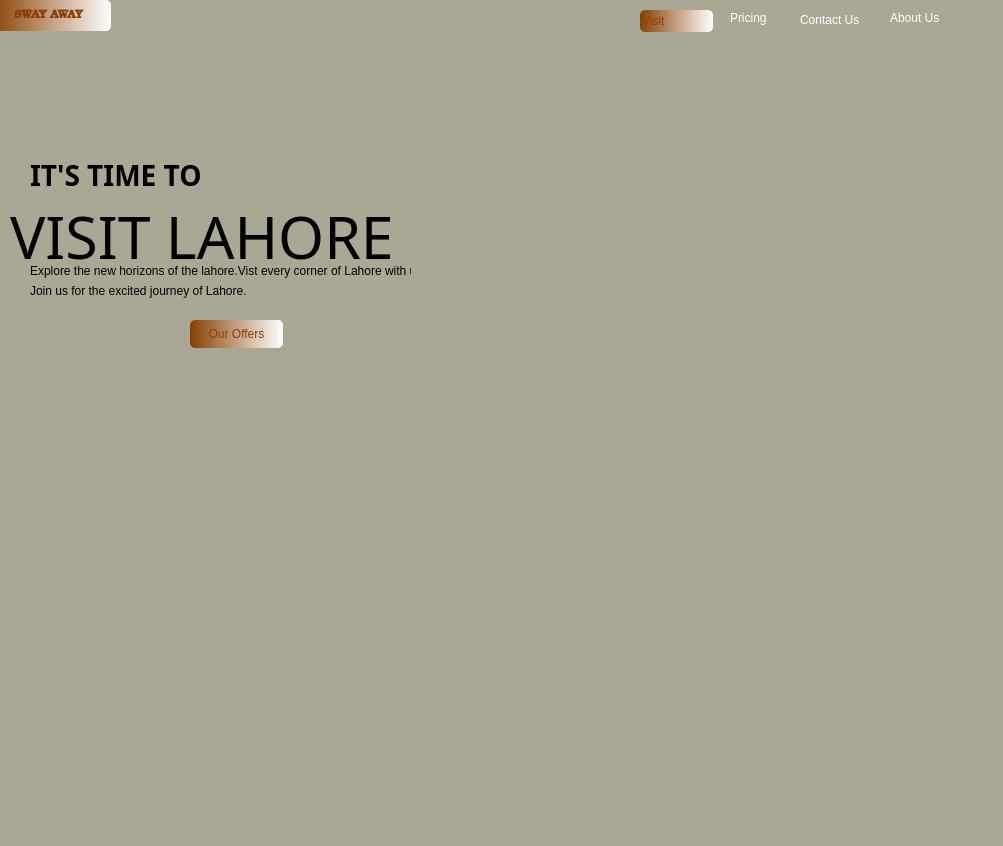
<?xml version="1.0" encoding="UTF-8"?>
<ui version="4.0">
 <class>Form</class>
 <widget class="QWidget" name="Form">
  <property name="geometry">
   <rect>
    <x>0</x>
    <y>0</y>
    <width>1003</width>
    <height>846</height>
   </rect>
  </property>
  <property name="windowTitle">
   <string>Form</string>
  </property>
  <widget class="QLabel" name="label">
   <property name="geometry">
    <rect>
     <x>0</x>
     <y>0</y>
     <width>1011</width>
     <height>861</height>
    </rect>
   </property>
   <property name="styleSheet">
    <string notr="true">background-color: rgb(170, 168, 149);
</string>
   </property>
   <property name="text">
    <string/>
   </property>
  </widget>
  <widget class="QLabel" name="label_2">
   <property name="geometry">
    <rect>
     <x>0</x>
     <y>0</y>
     <width>1011</width>
     <height>871</height>
    </rect>
   </property>
   <property name="font">
    <font>
     <pointsize>12</pointsize>
     <weight>75</weight>
     <italic>true</italic>
     <bold>true</bold>
    </font>
   </property>
   <property name="styleSheet">
    <string notr="true">background-image: url(:/images/download (8).jpg);</string>
   </property>
   <property name="text">
    <string/>
   </property>
  </widget>
  <widget class="QLabel" name="label_3">
   <property name="geometry">
    <rect>
     <x>740</x>
     <y>310</y>
     <width>231</width>
     <height>241</height>
    </rect>
   </property>
   <property name="styleSheet">
    <string notr="true">background-image: url(:/images/Badshahi-mosque.jpg);</string>
   </property>
   <property name="text">
    <string/>
   </property>
  </widget>
  <widget class="QLabel" name="label_4">
   <property name="geometry">
    <rect>
     <x>740</x>
     <y>60</y>
     <width>231</width>
     <height>241</height>
    </rect>
   </property>
   <property name="styleSheet">
    <string notr="true">
	background-image: url(:/images/#SHALIMAR  🍁 (garden of ❤️).jpg);
 
</string>
   </property>
   <property name="text">
    <string/>
   </property>
  </widget>
  <widget class="QLabel" name="label_5">
   <property name="geometry">
    <rect>
     <x>-40</x>
     <y>480</y>
     <width>371</width>
     <height>331</height>
    </rect>
   </property>
   <property name="text">
    <string>l</string>
   </property>
  </widget>
  <widget class="QPushButton" name="pushButton">
   <property name="geometry">
    <rect>
     <x>-10</x>
     <y>0</y>
     <width>121</width>
     <height>31</height>
    </rect>
   </property>
   <property name="font">
    <font>
     <family>Bookman Old Style</family>
     <pointsize>8</pointsize>
     <weight>75</weight>
     <italic>false</italic>
     <bold>true</bold>
    </font>
   </property>
   <property name="styleSheet">
    <string notr="true">QPushButton#pushButton{
 background-color: qlineargradient(spread:pad, x1:0, y1:0, x2:1, y2:0, stop:0 rgba(137, 63, 3, 255), stop:1 rgba(255, 255, 255, 255));
 color:rgba(137,63,3,255);
 border-radius:5px;
}
QPushButton#pushButton:hover{
 background-color: qlineargradient(spread:pad, x1:0, y1:0, x2:1, y2:0, stop:0 rgba(150, 63, 45, 255), stop:1 rgba(255, 255, 255, 255));
}
QPushButton#pushButton:pressed{
	padding-left:5px;
	padding-top:5px:
	background-color:rgba(140,120,111,255);
}</string>
   </property>
   <property name="text">
    <string>SWAY AWAY </string>
   </property>
  </widget>
  <widget class="QPushButton" name="pushButton_2">
   <property name="geometry">
    <rect>
     <x>190</x>
     <y>320</y>
     <width>93</width>
     <height>28</height>
    </rect>
   </property>
   <property name="styleSheet">
    <string notr="true">QPushButton#pushButton_2{
 background-color: qlineargradient(spread:pad, x1:0, y1:0, x2:1, y2:0, stop:0 rgba(137, 63, 3, 255), stop:1 rgba(255, 255, 255, 255));
 color:rgba(137,63,3,255);
 border-radius:5px;
}
QPushButton#pushButton_2:hover{
 background-color: qlineargradient(spread:pad, x1:0, y1:0, x2:1, y2:0, stop:0 rgba(150, 63, 45, 255), stop:1 rgba(255, 255, 255, 255));
}
QPushButton#pushButton_2:pressed{
	padding-left:5px;
	padding-top:5px:
	background-color:rgba(140,120,111,255);
}</string>
   </property>
   <property name="text">
    <string>Our Offers</string>
   </property>
  </widget>
  <widget class="QLabel" name="label_6">
   <property name="geometry">
    <rect>
     <x>30</x>
     <y>150</y>
     <width>381</width>
     <height>51</height>
    </rect>
   </property>
   <property name="font">
    <font>
     <family>Colonna MT</family>
     <pointsize>21</pointsize>
     <weight>75</weight>
     <bold>true</bold>
    </font>
   </property>
   <property name="text">
    <string>IT'S TIME TO  </string>
   </property>
  </widget>
  <widget class="QLabel" name="label_7">
   <property name="geometry">
    <rect>
     <x>10</x>
     <y>180</y>
     <width>531</width>
     <height>111</height>
    </rect>
   </property>
   <property name="font">
    <font>
     <family>Colonna MT</family>
     <pointsize>44</pointsize>
    </font>
   </property>
   <property name="text">
    <string>VISIT LAHORE</string>
   </property>
  </widget>
  <widget class="QLabel" name="label_8">
   <property name="geometry">
    <rect>
     <x>890</x>
     <y>10</y>
     <width>61</width>
     <height>16</height>
    </rect>
   </property>
   <property name="styleSheet">
    <string notr="true">color: rgb(255, 255, 255);</string>
   </property>
   <property name="text">
    <string>About Us</string>
   </property>
  </widget>
  <widget class="QLabel" name="label_9">
   <property name="geometry">
    <rect>
     <x>730</x>
     <y>10</y>
     <width>55</width>
     <height>16</height>
    </rect>
   </property>
   <property name="styleSheet">
    <string notr="true">color: rgb(255, 255, 255);</string>
   </property>
   <property name="text">
    <string>Pricing</string>
   </property>
  </widget>
  <widget class="QLabel" name="label_10">
   <property name="geometry">
    <rect>
     <x>800</x>
     <y>10</y>
     <width>71</width>
     <height>20</height>
    </rect>
   </property>
   <property name="styleSheet">
    <string notr="true">color: rgb(255, 255, 255);</string>
   </property>
   <property name="text">
    <string>Contact Us</string>
   </property>
  </widget>
  <widget class="QComboBox" name="comboBox">
   <property name="geometry">
    <rect>
     <x>640</x>
     <y>10</y>
     <width>73</width>
     <height>22</height>
    </rect>
   </property>
   <property name="font">
    <font>
     <pointsize>9</pointsize>
     <weight>50</weight>
     <bold>false</bold>
    </font>
   </property>
   <property name="styleSheet">
    <string notr="true">QComboBox#comboBox {
    background-color: qlineargradient(spread:pad, x1:0, y1:0, x2:1, y2:0, stop:0 rgba(137, 63, 3, 255), stop:1 rgba(255, 255, 255, 255));
    color: rgba(137, 63, 3, 255);
    border-radius: 5px;
    padding: 2px;
}

QComboBox#comboBox:hover {
    background-color: qlineargradient(spread:pad, x1:0, y1:0, x2:1, y2:0, stop:0 rgba(150, 63, 45, 255), stop:1 rgba(255, 255, 255, 255));
}

QComboBox#comboBox:pressed {
    padding-left: 5px;
    padding-top: 5px;
    background-color: rgba(140, 120, 111, 255);
}

/* Drop-down arrow styling */
QComboBox#comboBox::drop-down {
    border: none;
}

/* Drop-down arrow button hover effect */
QComboBox#comboBox::down-arrow {
    image: url('down_arrow.png'); /* Replace with your arrow icon path */
    width: 10px;
    height: 10px;
}

/* Drop-down menu styling */
QComboBox#comboBox QAbstractItemView {
    background-color: rgba(255, 255, 255, 255);
    color: rgba(137, 63, 3, 255);
    selection-background-color: rgba(150, 63, 45, 255);
    selection-color: white;
    border-radius: 5px;
}
</string>
   </property>
   <item>
    <property name="text">
     <string>Visit</string>
    </property>
   </item>
   <item>
    <property name="text">
     <string>Badshahi Mosque</string>
    </property>
   </item>
   <item>
    <property name="text">
     <string>Minar-e-Pakistan</string>
    </property>
   </item>
   <item>
    <property name="text">
     <string>Lahore Fort</string>
    </property>
   </item>
   <item>
    <property name="text">
     <string>Shalamar Garden</string>
    </property>
   </item>
   <item>
    <property name="text">
     <string>Lahore Museum</string>
    </property>
   </item>
   <item>
    <property name="text">
     <string>Wazir Khan Mosque</string>
    </property>
   </item>
   <item>
    <property name="text">
     <string/>
    </property>
   </item>
   <item>
    <property name="text">
     <string/>
    </property>
   </item>
  </widget>
  <widget class="QLabel" name="label_11">
   <property name="geometry">
    <rect>
     <x>740</x>
     <y>570</y>
     <width>231</width>
     <height>211</height>
    </rect>
   </property>
   <property name="styleSheet">
    <string notr="true">background-image: url(:/images/fort.png);</string>
   </property>
   <property name="text">
    <string/>
   </property>
  </widget>
  <widget class="QLabel" name="label_12">
   <property name="geometry">
    <rect>
     <x>30</x>
     <y>240</y>
     <width>381</width>
     <height>61</height>
    </rect>
   </property>
   <property name="text">
    <string>Explore the new horizons of the lahore.Vist every corner of Lahore with us.</string>
   </property>
  </widget>
  <widget class="QLabel" name="label_13">
   <property name="geometry">
    <rect>
     <x>30</x>
     <y>280</y>
     <width>291</width>
     <height>21</height>
    </rect>
   </property>
   <property name="text">
    <string>Join us for the excited journey of Lahore.</string>
   </property>
  </widget>
 </widget>
 <resources>
  <include location="New folder/pics.qrc"/>
 </resources>
 <connections/>
</ui>
